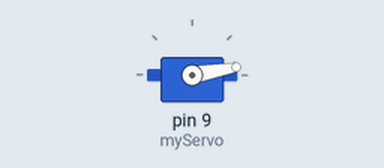
Recording of a sketch running on a simulated Arduino Uno, built with avr-gcc and run on an emulated ATmega328P. On the bench: servo. What the sketch prints to the serial monitor is not drawn.

Above: at 0.05 s.
Timing chart, 0 to 3.0 s (numbered marks = the images above):
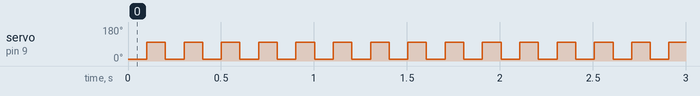

The sketch:

servo01.ino
```cpp
// project05 Mood Cube Servo motor
// potentiometer in the beardboard problem solution: http://forum.arduino.cc/index.php?topic=185388.0

#include <Servo.h>

Servo myServo;

int angle;
int i = 0;

void setup() {
  // put your setup code here, to run once:
  myServo.attach(9);

  Serial.begin(9600);
}

void loop() {
  // put your main code here, to run repeatedly:

  if (i == 0) {
    i = 1;
    angle = 10;

  } else {
    i = 0;
    angle = 100;
  }

  Serial.print("angle: ");
  Serial.println(angle);

  myServo.write(angle);
  delay(100);

}
```

Measured:
- by itself, servo on pin 9 (myServo): alternates 100° for 0.10 s and 10° for 0.10 s
